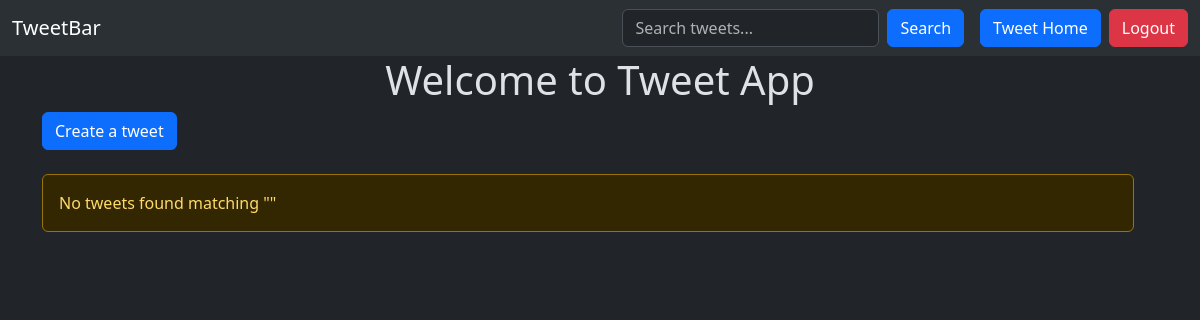
The app's page /tweet/ (signed in), older data.
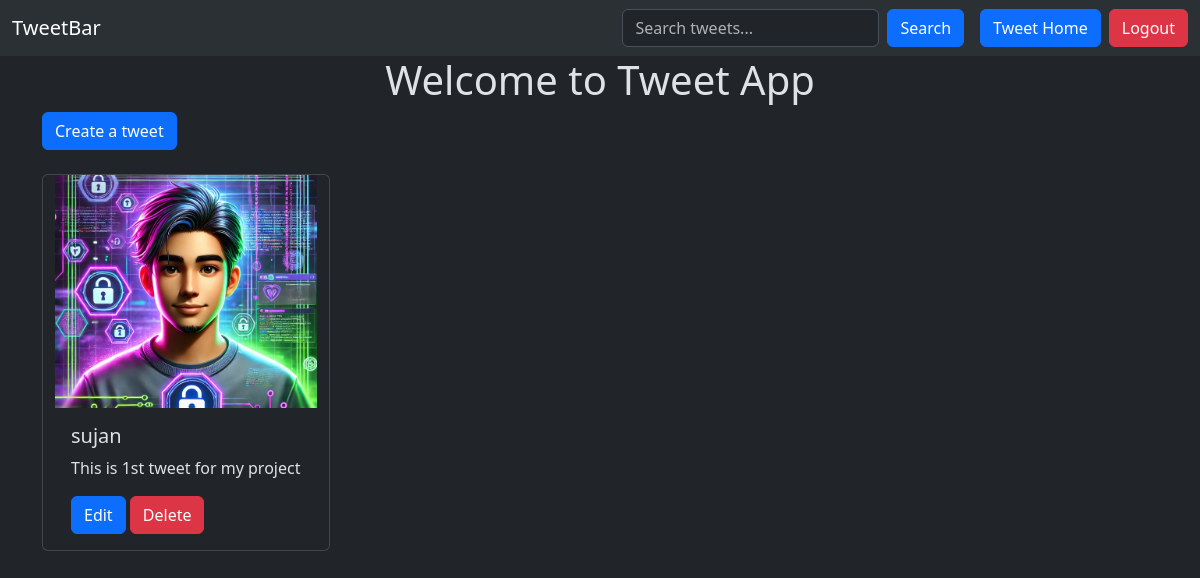
The same page, newer data.
### tweet/models.py (models this page shows, shortened)
class Tweet(models.Model):
    user=models.ForeignKey(User,on_delete=models.CASCADE)
    text=models.TextField(max_length=240)
    photo=models.ImageField(upload_to='photos/', blank=True,null=True)
    created_at=models.DateTimeField(auto_now_add=True)
    updated_at=models.DateTimeField(auto_now=True)

### tweet/views.py (the view)
# urls.py: path("", views.tweet_list, name="tweet_list"),
def tweet_list(request):
    query = request.GET.get("q", "")  # Get search query from URL
    if query:
        tweets = Tweet.objects.filter(text__icontains=query).order_by("-created_at")
    else:
        tweets = Tweet.objects.all().order_by("-created_at")
    return render(request, "tweet_list.html", {"tweets": tweets, "query": query})

### tweet/templates/tweet_list.html (shortened to what this page needs)
{% extends "layout.html" %}
{% block content %}
  <h1 class="text-center">Welcome to Tweet App</h1>
  <a class="btn btn-primary mb-4" href="{% url 'tweet_create' %}">Create a tweet</a>
  <div class="container row gap-3">
    {% for tweet in tweets %}
      <div class="card" style="width: 18rem">
        <img src="{{ tweet.photo.url }}" class="card-img-top" alt="..." />
        <div class="card-body">
          <h5 class="card-title">{{ tweet.user.username }}</h5>
          <p class="card-text">{{ tweet.text }}</p>
          {% if tweet.user == request.user %}
            <a href="{% url 'tweet_edit' tweet.id %}" class="btn btn-primary">Edit</a>
            <a href="{% url 'tweet_delete' tweet.id %}" class="btn btn-danger">Delete</a>
          {% endif %}
        </div>
      </div>
    {% empty %}
      <div class="alert alert-warning" role="alert">
        No tweets found matching "{{ query }}"
      </div>
    {% endfor %}
  </div>
{% endblock %}

Row changes from the older to the newer data that the page shows:
added Tweet: photo (picture), user.username "sujan", text "This is 1st tweet for my project", shows "Edit"
Text that changed along with them:
text no longer shown: "No tweets found matching \" \""
